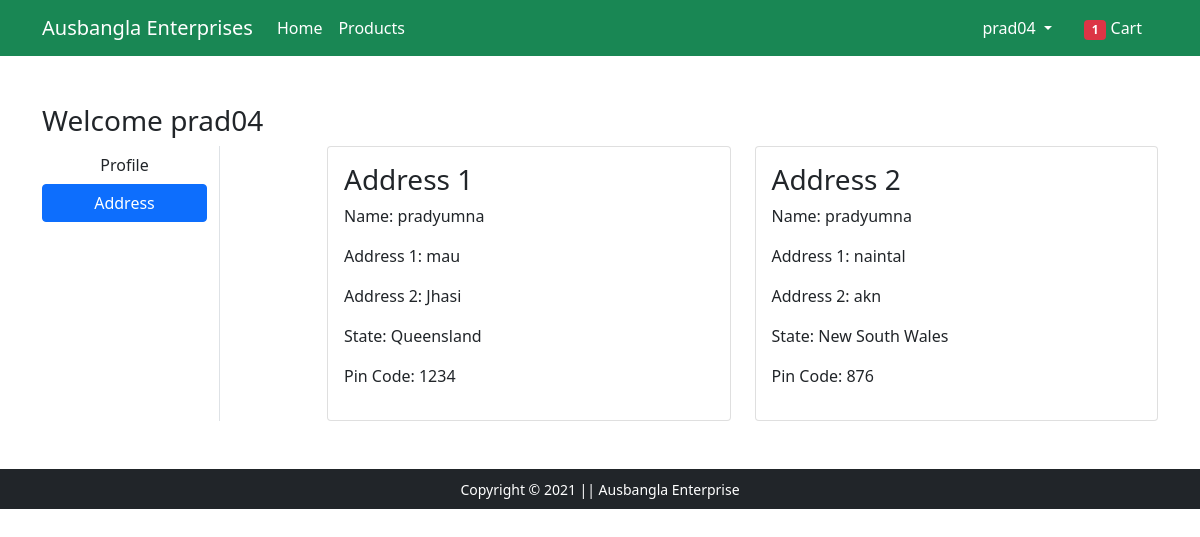
Page /address/ (signed in) on the committed database.
### app/models.py (models this page shows, shortened)
class Customer(models.Model):
    user = models.ForeignKey(User, on_delete=models.CASCADE)
    name = models.CharField(max_length=200)
    locality = models.CharField(max_length=200)
    city = models.CharField(max_length=200)
    zipcode = models.IntegerField()
    state = models.CharField(choices=STATE_CHOICES, max_length=50)

### app/views.py (the view)
# urls.py: path('address/', views.address, name='address'),
@login_required
def address(request):
    totalitem = 0
    if request.user.is_authenticated:
        totalitem = len(Cart.objects.filter(user=request.user))
    add = Customer.objects.filter(user=request.user)
    return render(request, 'app/address.html', {'add':add, 'active':'btn-primary','totalitem':totalitem})

### app/templates/app/address.html (shortened to what this page needs)
{% extends 'app/base.html' %}
{% load static %}
{% block main-content1 %}
<div class="container my-5">
 <div class="row">
 <h3>Welcome {{request.user}}</h3>
  <div class="col-sm-2 border-end">
   <ul class="list-unstyled">
    <li class="d-grid"><a href="{% url 'profile' %}" class="btn">Profile</a></li>
    <li class="d-grid"><a href="{% url 'address' %}" class="btn {{active}}">Address</a></li>
   </ul>
  </div>
  <div class="col-sm-9 offset-sm-1">
   <div class="row">
    {% for ad in add  %}
    <div class="col-sm-6">
     <div class="card">
      <div class="card-body">
       <h3>Address {{ forloop.counter }}</h3>
       <p>Name: {{ad.name}}</p>
       <p>Address 1: {{ad.locality}}</p>
       <p>Address 2: {{ad.city}}</p>
       <p>State: {{ad.state}}</p>
       <p>Pin Code: {{ad.zipcode}}</p>
      </div>
     </div>
    </div>
   {% endfor %}
   </div>
  </div>
 </div>
</div>
{% endblock main-content1 %}

### app/templates/app/base.html (shortened to what this page needs)
<!doctype html>
{% load static %}
<html lang="en">
  <head>
    <link href="https://cdn.jsdelivr.net/npm/bootstrap@5.0.0-beta1/dist/css/bootstrap.min.css" rel="stylesheet">
    <link rel="stylesheet" href="{% static 'app/css/owl.carousel.min.css' %}">
    <link rel="stylesheet" href="{% static 'app/css/all.min.css' %}">
    <link rel="stylesheet" href="{% static 'app/css/style.css' %}">
  </head>
  <body>
    <nav class="navbar navbar-expand-lg navbar-dark bg-success">
     <div class="container">
       <a class="navbar-brand" href="/">Ausbangla Enterprises</a>
       <div class="collapse navbar-collapse" id="navbarSupportedContent">
         <ul class="navbar-nav me-auto mb-2 mb-lg-0">
           <li class="nav-item">
             <a class="nav-link active" aria-current="page" href="/">Home</a>
           </li>
           <li class="nav-item ">
             <a class="nav-link  text-white" href="{% url 'allproducts' %}" id="electronicsDropdown" role="button" aria-expanded="false">
               Products
             </a>
           </li>
         </ul>
         <div>
          <ul class="navbar-nav me-auto mb-2 mb-lg-0">
            {% if request.user.is_authenticated %}
           <li class="nav-item dropdown mx-2">
              <a class="nav-link dropdown-toggle text-white" href="#" id="profileDropdown" role="button" data-bs-toggle="dropdown" aria-expanded="false">
                {{request.user}}
              </a>
            </li>
            <li class="nav-item mx-2">
             <a href="{% url 'showcart' %}" class="nav-link text-white"><span class="badge bg-danger">{{totalitem}}</span> Cart </a>
            </li>
            {% endif %}
          </ul>
         </div>
       </div>
     </div>
    </nav>
     {% block main-content1 %} {% endblock main-content1 %}
    <footer class="container-fluid bg-dark text-center p-2 mt-5">
     <small class="text-white">Copyright &copy; 2021 || Ausbangla Enterprise</small>
    </footer>
  </body>
</html>

### rows in the picture
Customer: name "pradyumna", locality "mau", city "Jhasi", state "Queensland", zipcode "1234"
Customer: name "pradyumna", locality "naintal", city "akn", state "New South Wales", zipcode "876"

### other values in the picture
{{ request.user }} "prad04"
{{ totalitem }} "1"
